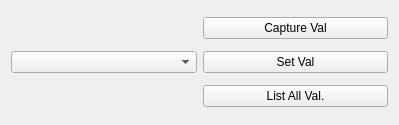
<?xml version="1.0" encoding="UTF-8"?>
<ui version="4.0">
 <class>Widget</class>
 <widget class="QWidget" name="Widget">
  <property name="geometry">
   <rect>
    <x>0</x>
    <y>0</y>
    <width>399</width>
    <height>125</height>
   </rect>
  </property>
  <property name="windowTitle">
   <string>Widget</string>
  </property>
  <layout class="QHBoxLayout" name="horizontalLayout">
   <item>
    <widget class="QComboBox" name="comboBox"/>
   </item>
   <item>
    <layout class="QVBoxLayout" name="verticalLayout">
     <item>
      <widget class="QPushButton" name="capture_button">
       <property name="text">
        <string>Capture Val</string>
       </property>
      </widget>
     </item>
     <item>
      <widget class="QPushButton" name="set_button">
       <property name="text">
        <string>Set Val</string>
       </property>
      </widget>
     </item>
     <item>
      <widget class="QPushButton" name="list_button">
       <property name="text">
        <string>List All Val.</string>
       </property>
      </widget>
     </item>
    </layout>
   </item>
  </layout>
 </widget>
 <resources/>
 <connections/>
</ui>
